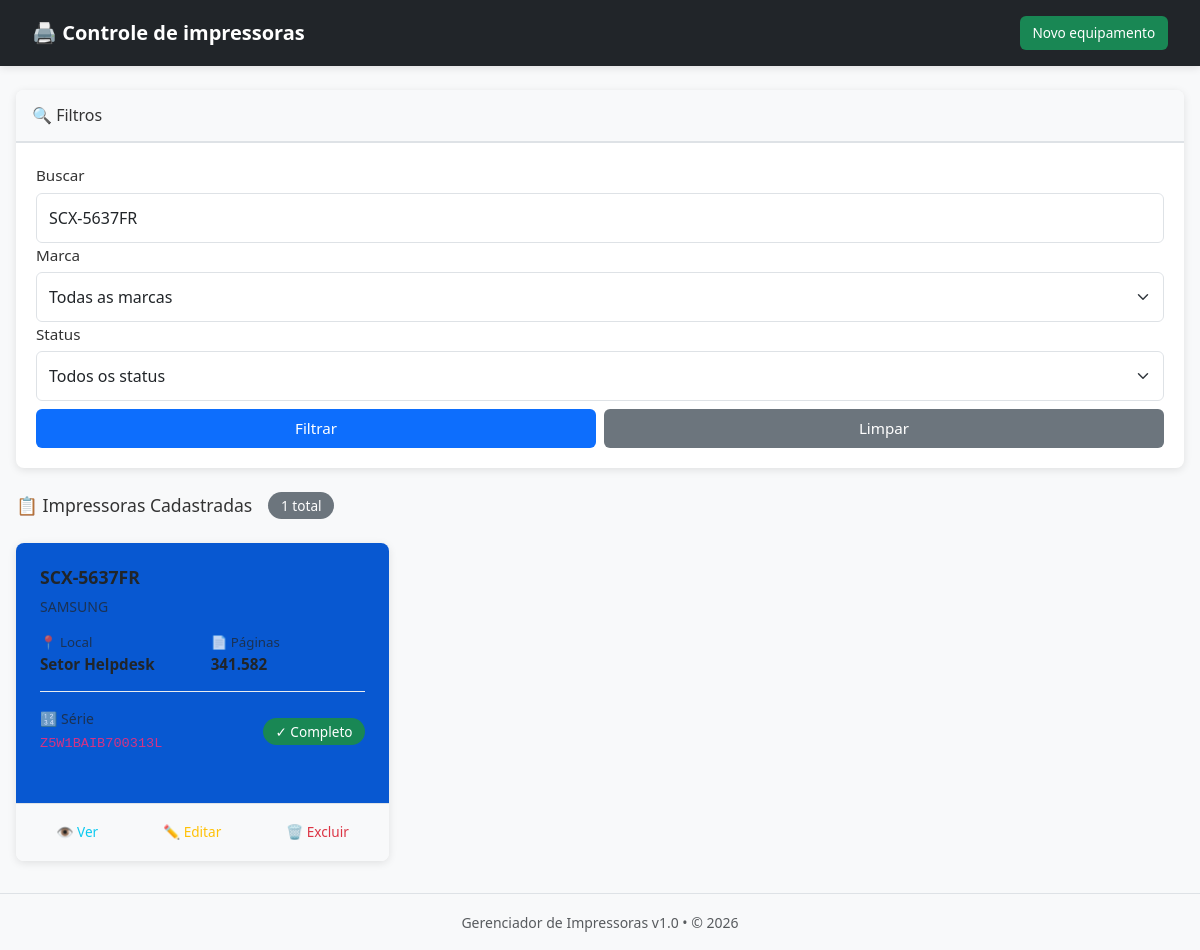
/index.php?busca=SCX-5637FR, run on the app's committed database.
### tables this page shows
CREATE TABLE `impressoras` (
  `id` int NOT NULL,
  `modelo` varchar(100) NOT NULL,
  `marca` varchar(50) NOT NULL,
  `numero_serie` varchar(100) NOT NULL,
  `localizacao` varchar(150) DEFAULT NULL,
  `status` enum('equipamento_completo','equipamento_manutencao','inativo') DEFAULT 'equipamento_completo',
  `contagem_paginas` int DEFAULT '0',
  `data_cadastro` timestamp NULL DEFAULT CURRENT_TIMESTAMP COMMENT 'Data/hora de cadastro (UTC-3 Brasil)',
  `ultima_atualizacao` timestamp NULL DEFAULT CURRENT_TIMESTAMP ON UPDATE CURRENT_TIMESTAMP COMMENT 'Última atualização (UTC-3 Brasil)'
);

### index.php (the view, shortened to what this page needs)
<?php
try {
    $impressoras = [];
    $total_registros = 0;
    $conn = null;
    try {
        $conn = Database::getInstance();
    } catch(Exception $e) {
        $error_message = $e->getMessage();
    }
    include 'includes/header.php';
    try {
        $busca = $_GET['busca'] ?? '';
        $pagina = max(1, (int)($_GET['page'] ?? 1));
        $por_pagina = 25;
        $offset = ($pagina - 1) * $por_pagina;
        $sql_base = "FROM impressoras WHERE 1=1";
        $params = [];
        if ($busca) {
            $sql_base .= " AND (modelo LIKE :busca OR numero_serie LIKE :busca OR localizacao LIKE :busca)";
            $params[':busca'] = "%$busca%";
        }
        $stmt_count = $conn->prepare("SELECT COUNT(*) as total " . $sql_base);
        $stmt_count->execute($params);
        $result = $stmt_count->fetch();
        $total_registros = $result['total'] ?? 0;
        $sql = "SELECT * " . $sql_base . " ORDER BY data_cadastro DESC LIMIT :limit OFFSET :offset";
        $stmt = $conn->prepare($sql);
        foreach ($params as $key => $value) {
            $stmt->bindValue($key, $value);
        }
        $stmt->bindValue(':limit', (int)$por_pagina, PDO::PARAM_INT);
        $stmt->bindValue(':offset', (int)$offset, PDO::PARAM_INT);
        $stmt->execute();
        $impressoras = $stmt->fetchAll();
    } catch(Exception $e) {
        error_log('Erro em index.php: ' . $e->getMessage());
        $impressoras = [];
        $marcas = [];
        $total_registros = 0;
        $total_paginas = 0;
        $error_message = 'Erro ao carregar impressoras: ' . htmlspecialchars($e->getMessage());
    }
} catch(Exception $e) {
    ob_end_clean();
    header('Content-Type: text/html; charset=utf-8');
    http_response_code(500);
    ?>
    <!DOCTYPE html>
    <html lang="pt-BR">
    <head>
        <meta charset="UTF-8">
        <title>Erro 500</title>
        <style>
            body { font-family: Arial; margin: 20px; background: #f5f5f5; }
            .error { background: #f8d7da; border: 1px solid #f5c6cb; color: #721c24; padding: 15px; border-radius: 4px; }
        </style>
    </head>
    <body>
        <div class="error">
            <h1>❌ Erro Interno do Servidor (500)</h1>
            <p><strong>Erro:</strong> <?= htmlspecialchars($e->getMessage()) ?></p>
            <hr/>
            <p><a href="/">← Voltar</a></p>
        </div>
    </body>
    </html>
    <?php
    exit;
}
?>
<div class="card mb-4">
    <div class="card-header">
        <h5 style="margin: 0; font-size: 1rem;">🔍 Filtros</h5>
    </div>
    <div class="card-body">
        <form method="GET" class="filter-container">
            <div>
                <label class="form-label" style="margin-bottom: 0.35rem;">Buscar</label>
                <input type="text" name="busca" class="form-control" placeholder="Modelo, série ou localização..." value="<?= htmlspecialchars($busca ?? '') ?>">
            </div>
            <div>
                <label class="form-label" style="margin-bottom: 0.35rem;">Marca</label>
                <select name="marca" class="form-select">
                    <option value="">Todas as marcas</option>
                </select>
            </div>
            <div>
                <label class="form-label" style="margin-bottom: 0.35rem;">Status</label>
                <select name="status" class="form-select">
                    <option value="">Todos os status</option>
                </select>
            </div>
            <div class="button-group mt-2">
                <button type="submit" class="btn btn-primary">Filtrar</button>
                <a href="index.php" class="btn btn-secondary">Limpar</a>
            </div>
        </form>
    </div>
</div>
<div style="margin-bottom: 2rem;">
    <div style="display: flex; align-items: center; gap: 1rem; margin-bottom: 1.5rem;">
        <h5 style="margin: 0; font-size: 1.1rem;">📋 Impressoras Cadastradas</h5>
        <span class="badge bg-secondary"><?= $total_registros ?> total</span>
    </div>
    <?php if (count($impressoras) > 0): ?>
        <div style="display: grid; grid-template-columns: repeat(auto-fill, minmax(320px, 1fr)); gap: 1.5rem;">
            <?php foreach($impressoras as $imp): ?>
            <div class="card" style="height: 100%; display: flex; flex-direction: column;">
                <div class="card-body" style="flex: 1; padding: 1.5rem; background: #0858d1;">
                    <h6 style="margin: 0 0 0.5rem 0; font-weight: bold; font-size: 1.1rem;">
                        <?= htmlspecialchars($imp['modelo']) ?>
                    </h6>
                    <small class="text-muted" style="display: block; margin-bottom: 1rem;">
                        <?= htmlspecialchars($imp['marca']) ?>
                    </small>
                    <div style="font-size: 0.95rem; display: grid; grid-template-columns: 1fr 1fr; gap: 1rem; margin-bottom: 1rem;">
                        <div>
                            <small class="text-muted d-block">📍 Local</small>
                            <strong><?= htmlspecialchars($imp['localizacao']) ?></strong>
                        </div>
                        <div>
                            <small class="text-muted d-block">📄 Páginas</small>
                            <strong><?= number_format($imp['contagem_paginas'], 0, ',', '.') ?></strong>
                        </div>
                    </div>
                    <div style="display: flex; justify-content: space-between; align-items: center; gap: 1rem; padding-top: 1rem; border-top: 1px solid #e9ecef;">
                        <div style="flex: 1;">
                            <small class="text-muted d-block">🔢 Série</small>
                            <code style="font-size: 0.85rem; word-break: break-all;">
                                <?= htmlspecialchars($imp['numero_serie']) ?>
                            </code>
                        </div>
                        <span class="badge bg-<?= in_array($imp['status'], ['equipamento_completo', 'ativo']) ? 'success' : (in_array($imp['status'], ['equipamento_manutencao', 'manutencao']) ? 'warning' : 'secondary') ?>" style="white-space: nowrap;">
                            <?= $imp['status'] == 'equipamento_completo' || $imp['status'] == 'ativo' ? '✓ Completo' : ($imp['status'] == 'equipamento_manutencao' || $imp['status'] == 'manutencao' ? '⚙️ Manutenção' : '✗ Inativo') ?>
                        </span>
                    </div>
                </div>
                <div class="card-footer" style="background: #f8f9fa; border-top: 1px solid #dee2e6; display: flex; gap: 0.5rem; padding: 0.75rem;">
                    <a href="detalhes.php?id=<?= $imp['id'] ?>" class="btn btn-sm btn-outline-info flex-grow-1" title="Ver detalhes">👁️ Ver</a>
                    <a href="editar.php?id=<?= $imp['id'] ?>" class="btn btn-sm btn-outline-warning flex-grow-1" title="Editar">✏️ Editar</a>
                    <a href="deletar.php?id=<?= $imp['id'] ?>" class="btn btn-sm btn-outline-danger flex-grow-1" title="Excluir" onclick="return confirm('Confirma exclusão?')">🗑️ Excluir</a>
                </div>
            </div>
            <?php endforeach; ?>
        </div>
    <?php endif; ?>
</div>
<?php include 'includes/footer.php'; ?>

### assets/style.css (style rules this page uses)
html { font-size: 16px; }
body { background-color: #f8f9fa; font-family: 'Segoe UI', Tahoma, Geneva, Verdana, sans-serif; font-size: 1rem; line-height: 1.5; color: #333; }
.card { border: none; box-shadow: 0 2px 8px rgba(0,0,0,0.1); margin-bottom: 1.5rem; border-radius: 8px; overflow: hidden; }
.card-header { background-color: #f8f9fa; border-bottom: 2px solid #dee2e6; padding: 1rem; }
.card-header h4, .card-header h5 { margin: 0; color: #333; font-size: clamp(1rem, 2vw, 1.25rem); }
.card-body { padding: 1.25rem; }
.btn { border-radius: 6px; padding: 0.5rem 1rem; font-weight: 500; transition: all 0.3s ease; white-space: nowrap; font-size: 0.95rem; cursor: pointer; border: none; display: inline-block; text-decoration: none; }
.btn-sm { padding: 0.4rem 0.8rem; font-size: 0.85rem; }
.button-group { display: flex; gap: 0.5rem; flex-wrap: wrap; }
.button-group .btn { flex: 1; min-width: 80px; }
.badge { padding: 0.4rem 0.8rem; border-radius: 20px; font-size: 0.85rem; font-weight: 500; display: inline-block; }
.form-label { font-weight: 500; margin-bottom: 0.5rem; color: #333; font-size: 0.95rem; }
.form-control, .form-select { border-radius: 6px; border: 1px solid #dee2e6; padding: 0.75rem; font-size: 1rem; width: 100%; }
.form-control::placeholder { opacity: 0.7; }
.text-muted { color: #6c757d; }
.mb-4 { margin-bottom: 1.5rem; }

### data on the page
impressoras: modelo "SCX-5637FR", marca "SAMSUNG", localizacao "Setor Helpdesk", contagem_paginas "341.582", numero_serie "Z5W1BAIB700313L", shows "✓ Completo"

### other printed values
$total_registros "1"
